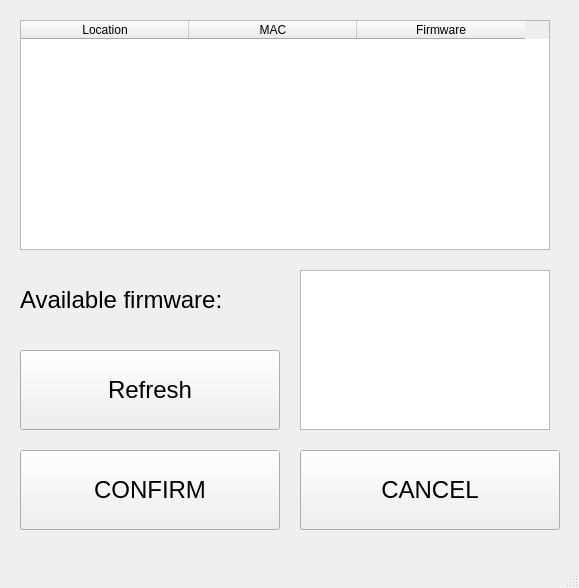
<?xml version="1.0" encoding="UTF-8"?>
<ui version="4.0">
 <class>MainWindow</class>
 <widget class="QMainWindow" name="MainWindow">
  <property name="geometry">
   <rect>
    <x>0</x>
    <y>0</y>
    <width>579</width>
    <height>588</height>
   </rect>
  </property>
  <property name="minimumSize">
   <size>
    <width>579</width>
    <height>395</height>
   </size>
  </property>
  <property name="windowTitle">
   <string>MainWindow</string>
  </property>
  <widget class="QWidget" name="centralwidget">
   <widget class="QPushButton" name="confirm_button">
    <property name="geometry">
     <rect>
      <x>20</x>
      <y>450</y>
      <width>260</width>
      <height>80</height>
     </rect>
    </property>
    <property name="font">
     <font>
      <pointsize>18</pointsize>
     </font>
    </property>
    <property name="text">
     <string>CONFIRM</string>
    </property>
   </widget>
   <widget class="QPushButton" name="cancel_button">
    <property name="geometry">
     <rect>
      <x>300</x>
      <y>450</y>
      <width>260</width>
      <height>80</height>
     </rect>
    </property>
    <property name="font">
     <font>
      <pointsize>18</pointsize>
     </font>
    </property>
    <property name="text">
     <string>CANCEL</string>
    </property>
   </widget>
   <widget class="QListWidget" name="firmwares_list">
    <property name="geometry">
     <rect>
      <x>300</x>
      <y>270</y>
      <width>250</width>
      <height>160</height>
     </rect>
    </property>
   </widget>
   <widget class="QLabel" name="label_5">
    <property name="geometry">
     <rect>
      <x>20</x>
      <y>270</y>
      <width>261</width>
      <height>60</height>
     </rect>
    </property>
    <property name="font">
     <font>
      <pointsize>18</pointsize>
     </font>
    </property>
    <property name="text">
     <string>Available firmware:</string>
    </property>
   </widget>
   <widget class="QPushButton" name="refresh_button">
    <property name="geometry">
     <rect>
      <x>20</x>
      <y>350</y>
      <width>260</width>
      <height>80</height>
     </rect>
    </property>
    <property name="font">
     <font>
      <pointsize>18</pointsize>
     </font>
    </property>
    <property name="text">
     <string>Refresh</string>
    </property>
   </widget>
   <widget class="QTableWidget" name="selected_device_table">
    <property name="geometry">
     <rect>
      <x>20</x>
      <y>20</y>
      <width>530</width>
      <height>230</height>
     </rect>
    </property>
    <property name="verticalScrollBarPolicy">
     <enum>Qt::ScrollBarAlwaysOff</enum>
    </property>
    <property name="autoScroll">
     <bool>true</bool>
    </property>
    <attribute name="horizontalHeaderCascadingSectionResizes">
     <bool>false</bool>
    </attribute>
    <attribute name="horizontalHeaderDefaultSectionSize">
     <number>168</number>
    </attribute>
    <attribute name="horizontalHeaderMinimumSectionSize">
     <number>159</number>
    </attribute>
    <attribute name="verticalHeaderStretchLastSection">
     <bool>false</bool>
    </attribute>
    <column>
     <property name="text">
      <string>Location</string>
     </property>
    </column>
    <column>
     <property name="text">
      <string>MAC</string>
     </property>
    </column>
    <column>
     <property name="text">
      <string>Firmware</string>
     </property>
    </column>
   </widget>
  </widget>
  <widget class="QMenuBar" name="menubar">
   <property name="geometry">
    <rect>
     <x>0</x>
     <y>0</y>
     <width>579</width>
     <height>21</height>
    </rect>
   </property>
  </widget>
  <widget class="QStatusBar" name="statusbar"/>
 </widget>
 <resources/>
 <connections/>
</ui>
